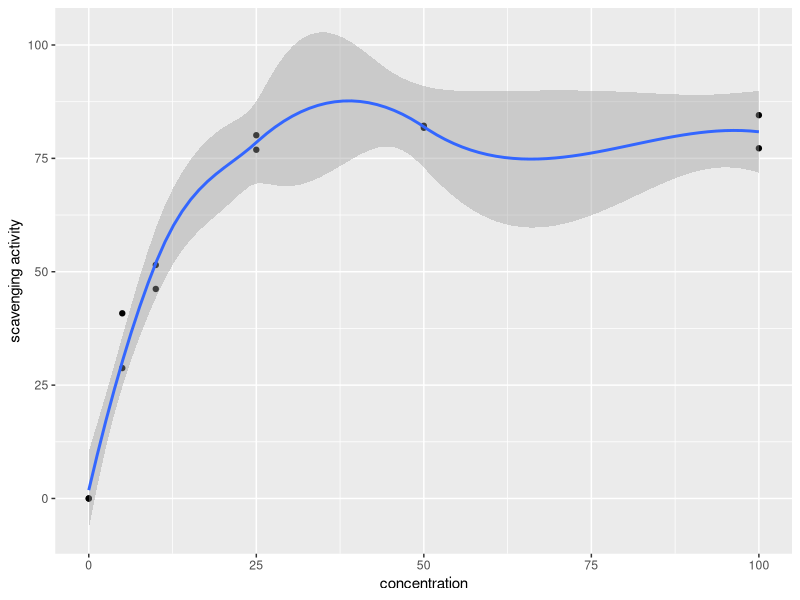
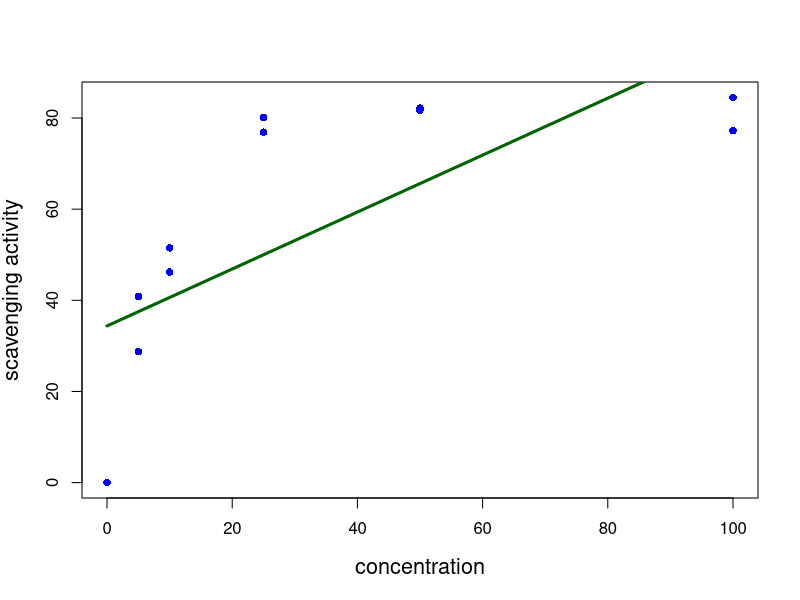
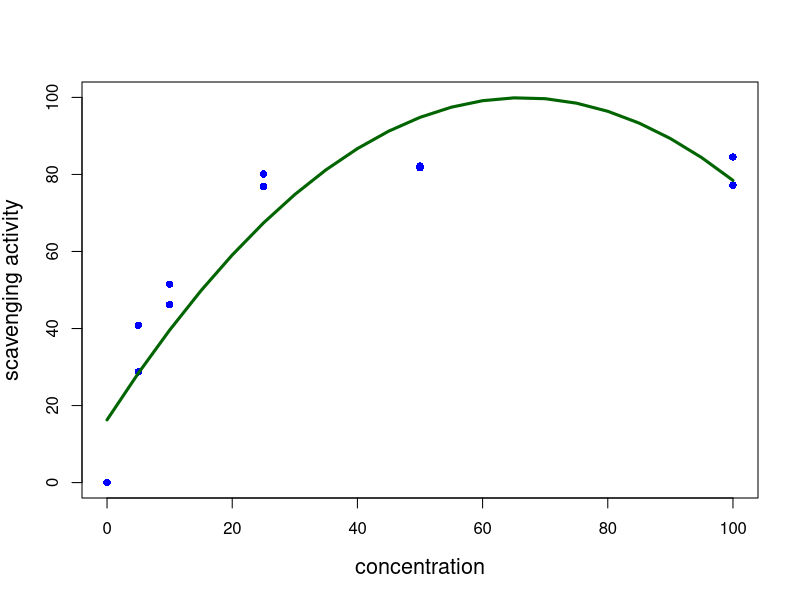
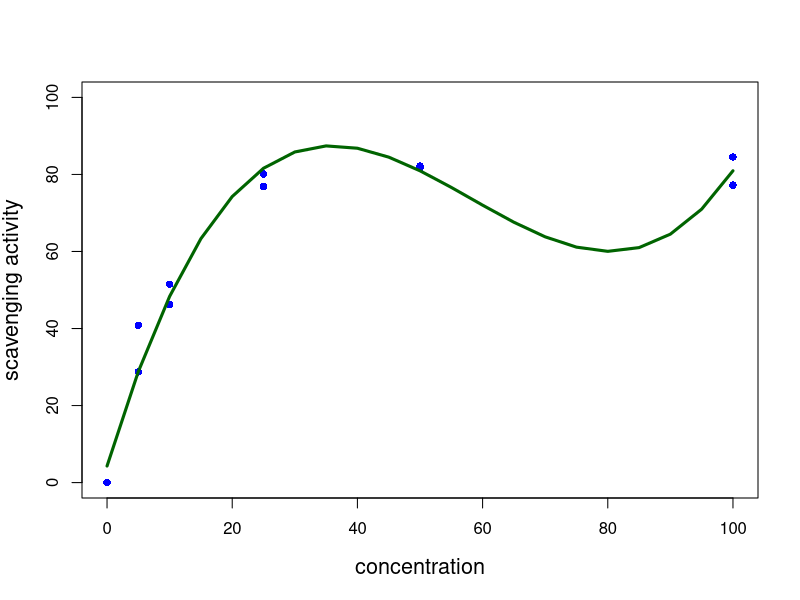
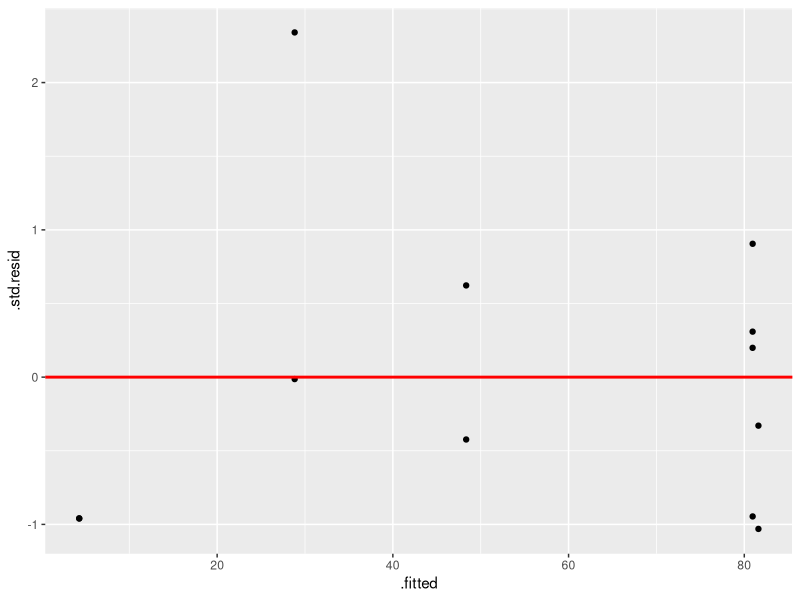
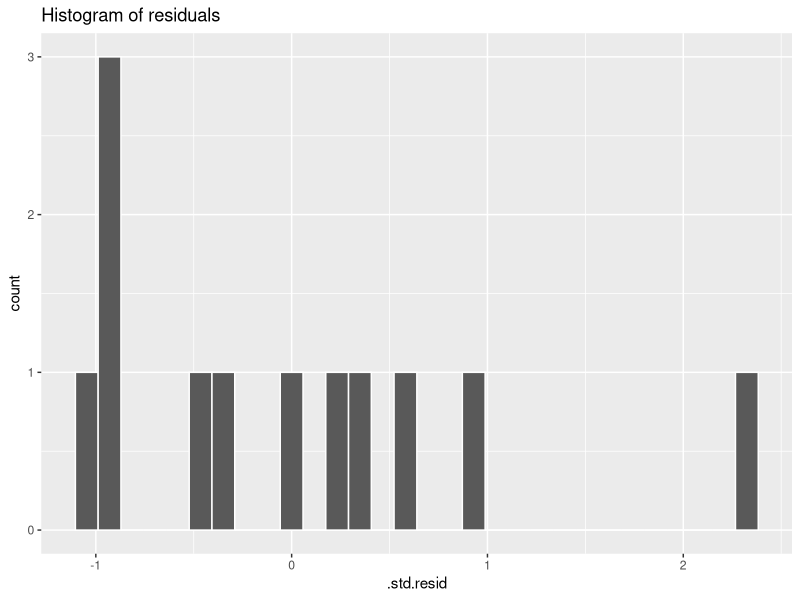
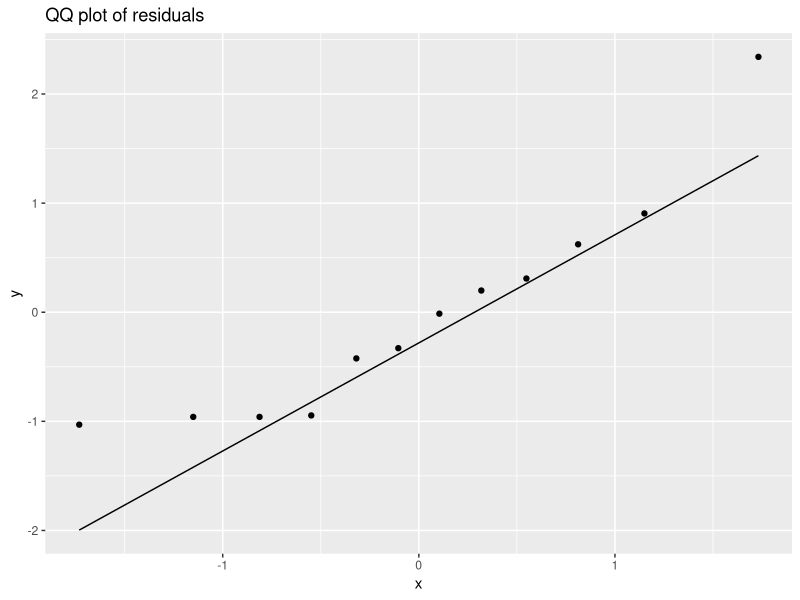

Generate these figures, in order, with R:
# Loading libraries
library(readxl)
library(tidyverse)
library(broom)

# Loading dataset
DPPH_Ascorbic_Acid <- read_excel("Datasets/DPPH Ascorbic Acid.xlsx")
View(DPPH_Ascorbic_Acid)


# Scatter plot
DPPH_Ascorbic_Acid %>% ggplot(aes(x = concentration, 
           y = `scavenging activity`)) + geom_point() + geom_smooth()


# Regression model

######################## ORDER 1 ###########################


AA_regression_model1 <-  lm(`scavenging activity` ~ concentration,
                            data = DPPH_Ascorbic_Acid)
summary(AA_regression_model1)


convalues <- seq(0, 100, 5)
predictedcounts <- predict(AA_regression_model1,
                           list(concentration=convalues))

plot(DPPH_Ascorbic_Acid$concentration, DPPH_Ascorbic_Acid$`scavenging activity`,
     pch=16, 
     xlab = "concentration", ylab = "scavenging activity", cex.lab = 1.3, 
     col = "blue")

lines(convalues, predictedcounts, col = "darkgreen", lwd = 3)


######################## ORDER 2 ###########################


DPPH_Ascorbic_Acid$concentration2 <- DPPH_Ascorbic_Acid$concentration^2
AA_regression_model2 <-  lm(`scavenging activity` ~ concentration + concentration2,
                            data = DPPH_Ascorbic_Acid)
summary(AA_regression_model2)

convalues <- seq(0, 100, 5)
predictedcounts <- predict(AA_regression_model2,
                           list(concentration=convalues, concentration2=convalues^2))
plot(DPPH_Ascorbic_Acid$concentration, DPPH_Ascorbic_Acid$`scavenging activity`,
     pch=16, ylim = c(0,100),
     xlab = "concentration", ylab = "scavenging activity", cex.lab = 1.3, 
     col = "blue")

lines(convalues, predictedcounts, col = "darkgreen", lwd = 3)


######################## ORDER 3 ###########################


DPPH_Ascorbic_Acid$concentration2 <- DPPH_Ascorbic_Acid$concentration^2
DPPH_Ascorbic_Acid$concentration3 <- DPPH_Ascorbic_Acid$concentration^3
AA_regression_model3 <-  lm(`scavenging activity` ~ concentration + concentration2 +
                              concentration3,
                            data = DPPH_Ascorbic_Acid)
summary(AA_regression_model3)

convalues <- seq(0, 100, 5)
predictedcounts <- predict(AA_regression_model3,
                           list(concentration=convalues, concentration2=convalues^2,
                                concentration3=convalues^3))
plot(DPPH_Ascorbic_Acid$concentration, DPPH_Ascorbic_Acid$`scavenging activity`,
     pch=16, ylim = c(0,100),
     xlab = "concentration", ylab = "scavenging activity", cex.lab = 1.3, 
     col = "blue")

lines(convalues, predictedcounts, col = "darkgreen", lwd = 3)

#####################################################################
# Best Model = Order 3
#####################################################################


###################### Residuals Analysis ###########################

model3_fitresid <- augment(AA_regression_model3)

# residual vs. fitted
ggplot(model3_fitresid, aes(x = .fitted, y = .std.resid)) + geom_point() + 
  geom_hline(yintercept = 0, color = "red", size = 1)

# histogram of residuals
ggplot(model3_fitresid, aes(x = .std.resid)) + geom_histogram(color = "white") +
  ggtitle("Histogram of residuals")

# QQ plot
ggplot(model3_fitresid, aes(sample = .std.resid)) + stat_qq() + stat_qq_line() +
ggtitle("QQ plot of residuals")

# shapiro wilk
shapiro.test(model3_fitresid$.std.resid)
